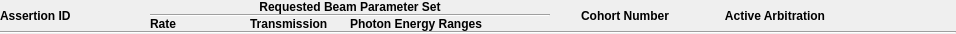
<?xml version="1.0" encoding="UTF-8"?>
<ui version="4.0">
 <class>Form</class>
 <widget class="QWidget" name="Form">
  <property name="geometry">
   <rect>
    <x>0</x>
    <y>0</y>
    <width>956</width>
    <height>47</height>
   </rect>
  </property>
  <property name="minimumSize">
   <size>
    <width>956</width>
    <height>47</height>
   </size>
  </property>
  <property name="maximumSize">
   <size>
    <width>956</width>
    <height>47</height>
   </size>
  </property>
  <property name="windowTitle">
   <string>Form</string>
  </property>
  <layout class="QVBoxLayout" name="verticalLayout_2">
   <property name="spacing">
    <number>0</number>
   </property>
   <property name="sizeConstraint">
    <enum>QLayout::SetFixedSize</enum>
   </property>
   <property name="leftMargin">
    <number>0</number>
   </property>
   <property name="topMargin">
    <number>0</number>
   </property>
   <property name="rightMargin">
    <number>0</number>
   </property>
   <property name="bottomMargin">
    <number>0</number>
   </property>
   <item>
    <layout class="QHBoxLayout" name="horizontalLayout_3">
     <property name="spacing">
      <number>0</number>
     </property>
     <property name="sizeConstraint">
      <enum>QLayout::SetFixedSize</enum>
     </property>
     <item>
      <widget class="QLabel" name="label_5">
       <property name="minimumSize">
        <size>
         <width>150</width>
         <height>0</height>
        </size>
       </property>
       <property name="maximumSize">
        <size>
         <width>150</width>
         <height>16777215</height>
        </size>
       </property>
       <property name="font">
        <font>
         <weight>75</weight>
         <bold>true</bold>
        </font>
       </property>
       <property name="text">
        <string>Assertion ID</string>
       </property>
      </widget>
     </item>
     <item>
      <layout class="QVBoxLayout" name="verticalLayout">
       <property name="spacing">
        <number>0</number>
       </property>
       <property name="sizeConstraint">
        <enum>QLayout::SetFixedSize</enum>
       </property>
       <item>
        <widget class="QLabel" name="label_4">
         <property name="minimumSize">
          <size>
           <width>400</width>
           <height>0</height>
          </size>
         </property>
         <property name="maximumSize">
          <size>
           <width>500</width>
           <height>16777215</height>
          </size>
         </property>
         <property name="font">
          <font>
           <weight>75</weight>
           <bold>true</bold>
          </font>
         </property>
         <property name="text">
          <string>Requested Beam Parameter Set</string>
         </property>
         <property name="alignment">
          <set>Qt::AlignCenter</set>
         </property>
        </widget>
       </item>
       <item>
        <widget class="Line" name="line_2">
         <property name="orientation">
          <enum>Qt::Horizontal</enum>
         </property>
        </widget>
       </item>
       <item>
        <layout class="QHBoxLayout" name="horizontalLayout">
         <property name="spacing">
          <number>0</number>
         </property>
         <property name="sizeConstraint">
          <enum>QLayout::SetFixedSize</enum>
         </property>
         <item>
          <widget class="QLabel" name="label_10">
           <property name="minimumSize">
            <size>
             <width>100</width>
             <height>0</height>
            </size>
           </property>
           <property name="maximumSize">
            <size>
             <width>100</width>
             <height>16777215</height>
            </size>
           </property>
           <property name="font">
            <font>
             <weight>75</weight>
             <bold>true</bold>
            </font>
           </property>
           <property name="text">
            <string>Rate</string>
           </property>
           <property name="alignment">
            <set>Qt::AlignLeading|Qt::AlignLeft|Qt::AlignVCenter</set>
           </property>
          </widget>
         </item>
         <item>
          <widget class="QLabel" name="label_12">
           <property name="minimumSize">
            <size>
             <width>100</width>
             <height>0</height>
            </size>
           </property>
           <property name="maximumSize">
            <size>
             <width>100</width>
             <height>16777215</height>
            </size>
           </property>
           <property name="font">
            <font>
             <weight>75</weight>
             <bold>true</bold>
            </font>
           </property>
           <property name="text">
            <string>Transmission</string>
           </property>
           <property name="alignment">
            <set>Qt::AlignLeading|Qt::AlignLeft|Qt::AlignVCenter</set>
           </property>
          </widget>
         </item>
         <item>
          <widget class="QLabel" name="label_11">
           <property name="minimumSize">
            <size>
             <width>200</width>
             <height>0</height>
            </size>
           </property>
           <property name="maximumSize">
            <size>
             <width>200</width>
             <height>16777215</height>
            </size>
           </property>
           <property name="font">
            <font>
             <weight>75</weight>
             <bold>true</bold>
            </font>
           </property>
           <property name="text">
            <string>Photon Energy Ranges</string>
           </property>
           <property name="alignment">
            <set>Qt::AlignLeading|Qt::AlignLeft|Qt::AlignVCenter</set>
           </property>
          </widget>
         </item>
        </layout>
       </item>
      </layout>
     </item>
     <item>
      <widget class="QLabel" name="label_6">
       <property name="minimumSize">
        <size>
         <width>150</width>
         <height>0</height>
        </size>
       </property>
       <property name="maximumSize">
        <size>
         <width>150</width>
         <height>16777215</height>
        </size>
       </property>
       <property name="font">
        <font>
         <weight>75</weight>
         <bold>true</bold>
        </font>
       </property>
       <property name="text">
        <string>Cohort Number</string>
       </property>
       <property name="alignment">
        <set>Qt::AlignCenter</set>
       </property>
       <property name="wordWrap">
        <bool>false</bool>
       </property>
      </widget>
     </item>
     <item>
      <widget class="QLabel" name="label_7">
       <property name="minimumSize">
        <size>
         <width>150</width>
         <height>0</height>
        </size>
       </property>
       <property name="maximumSize">
        <size>
         <width>150</width>
         <height>16777215</height>
        </size>
       </property>
       <property name="font">
        <font>
         <weight>75</weight>
         <bold>true</bold>
        </font>
       </property>
       <property name="text">
        <string>Active Arbitration</string>
       </property>
       <property name="alignment">
        <set>Qt::AlignCenter</set>
       </property>
       <property name="wordWrap">
        <bool>false</bool>
       </property>
      </widget>
     </item>
     <item>
      <spacer name="horizontalSpacer">
       <property name="orientation">
        <enum>Qt::Horizontal</enum>
       </property>
       <property name="sizeHint" stdset="0">
        <size>
         <width>40</width>
         <height>20</height>
        </size>
       </property>
      </spacer>
     </item>
    </layout>
   </item>
   <item>
    <widget class="Line" name="line">
     <property name="minimumSize">
      <size>
       <width>956</width>
       <height>0</height>
      </size>
     </property>
     <property name="maximumSize">
      <size>
       <width>956</width>
       <height>16777215</height>
      </size>
     </property>
     <property name="orientation">
      <enum>Qt::Horizontal</enum>
     </property>
    </widget>
   </item>
  </layout>
 </widget>
 <resources/>
 <connections/>
</ui>
